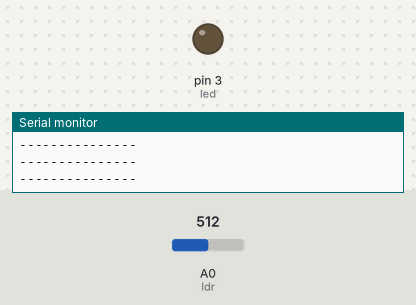
Bench run of a sketch on a simulated Arduino Uno, built with avr-gcc and run on an emulated ATmega328P. On the bench: output pins drawn as LEDs (lit = HIGH), the last lines printed to the serial monitor. The test bench sets the inputs (shaded band); at power-on: A0 (ldr) = 512.

Above: at 1.2 s.
1.3 s: A0 (ldr) set to 414
2.8 s: A0 (ldr) set to 389
At 4.0 s:
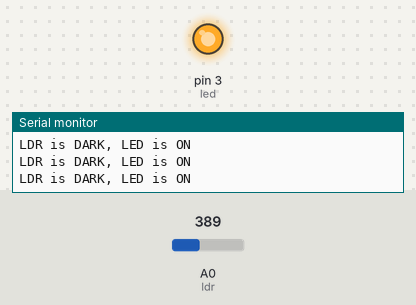
4.3 s: A0 (ldr) set to 410
At 4.7 s:
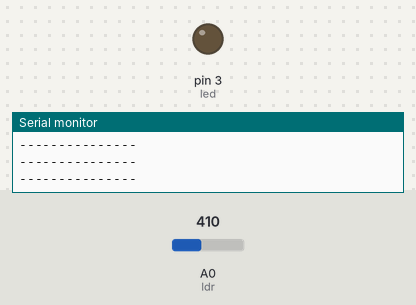
5.8 s: A0 (ldr) set to 390
At 6.3 s:
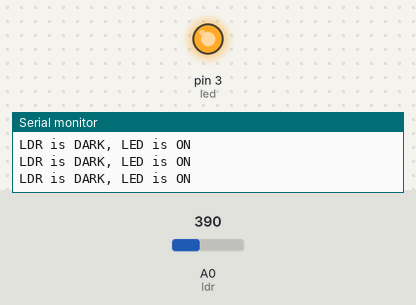
Timing chart, 0 to 8.3 s (numbered marks = the images above; inputs shaded):
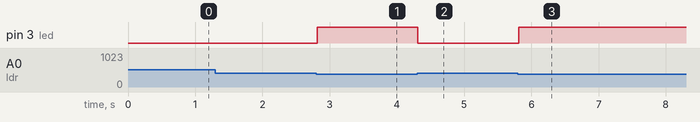

The sketch:

NightLighter.ino
```cpp
// C++ code
const int ldr=A0,led=3;


int lightCur; int lightVal;

void setup() {

  Serial.begin(9600);
  pinMode(led, OUTPUT);
  pinMode(ldr, INPUT);
}

void loop() {

  int ldrStatus = analogRead(ldr);


   if (ldrStatus <=400) {

    digitalWrite(led, HIGH);
    Serial.println("LDR is DARK, LED is ON");

   }
  else {

    digitalWrite(led, LOW);
    Serial.println("---------------");
  }
}
```

Measured:
- the behaviour switches between 401 and 400 on A0 (ldr) (found by bisection; images 0 and 1)
- after the input at 2.8 s, pin 3 (led): LOW → HIGH at once
- after the input at 4.3 s, pin 3 (led): HIGH → LOW at once
- after the input at 5.8 s, pin 3 (led): LOW → HIGH at once
